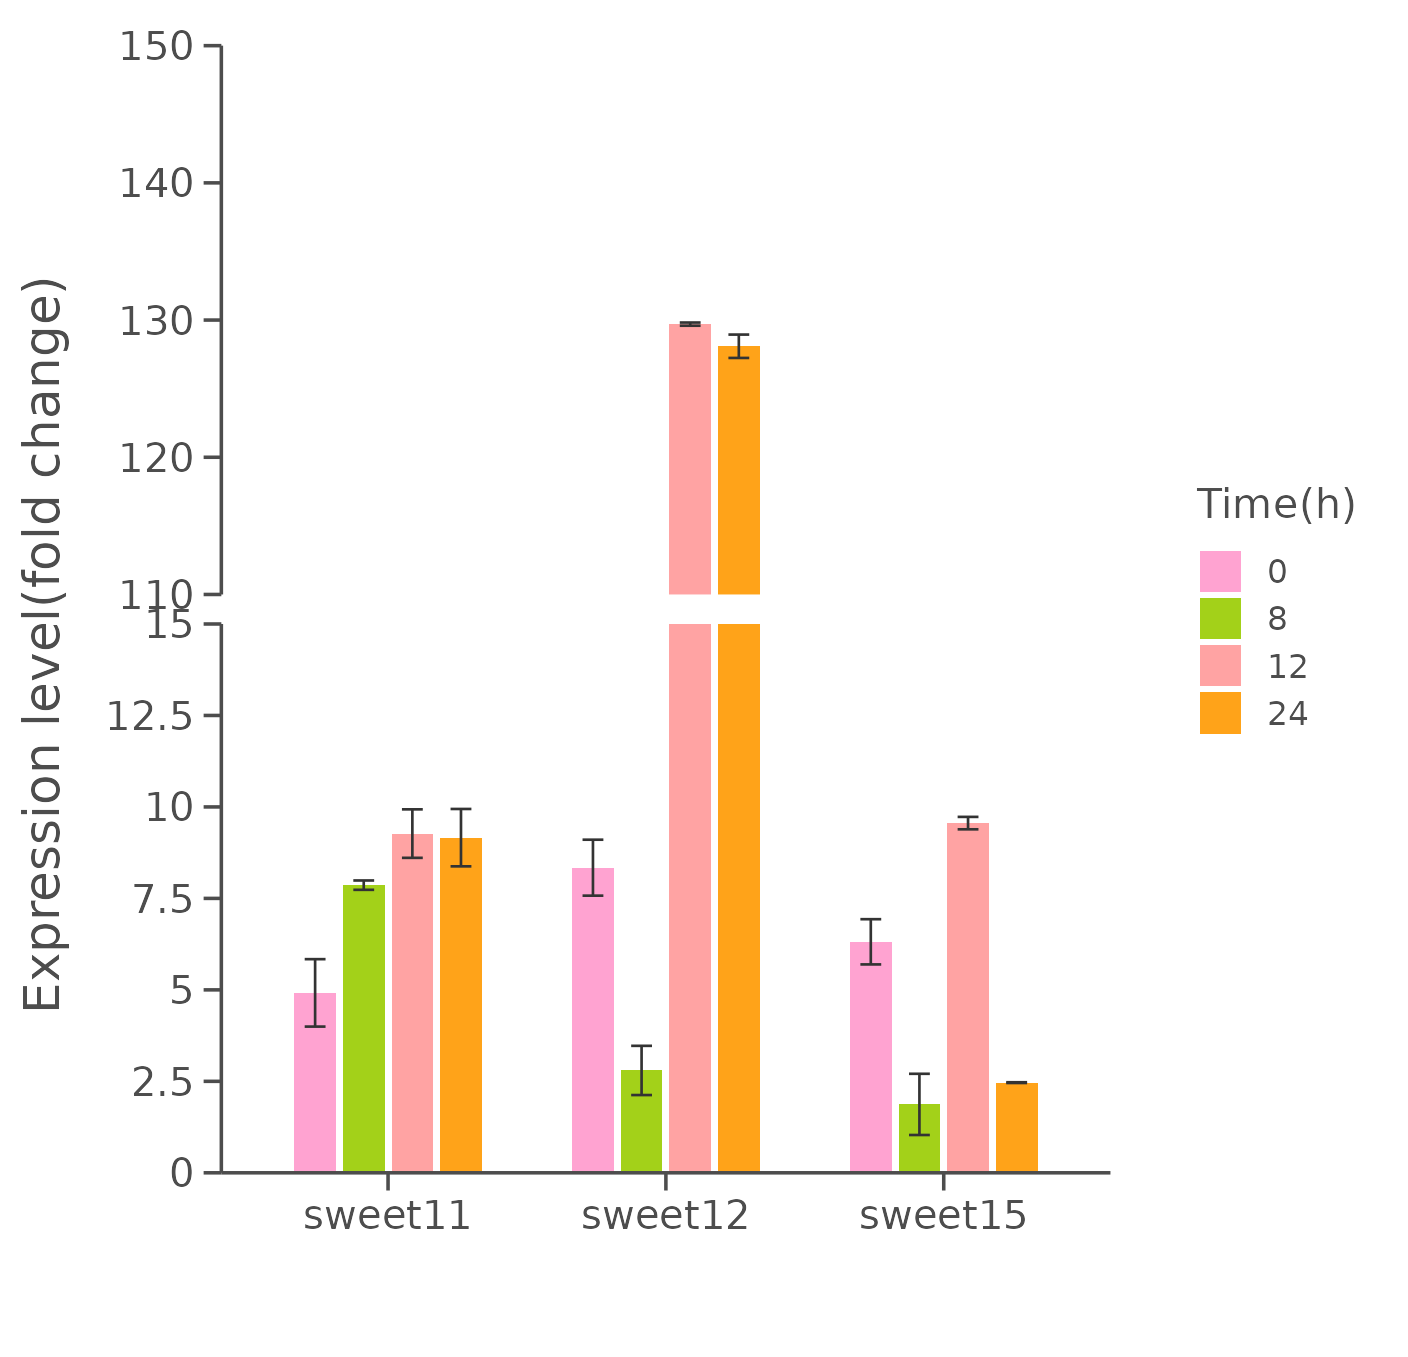

Here is the R script that generated this plot:
# https://zhuanlan.zhihu.com/p/451974211

rm(list=ls())

genes <- c(rep(paste0("sweet","11"),4), rep(paste0("sweet","12"),4),rep(paste0("sweet","15"),4))
time_h <- rep(c(0,8,12,24), 3)
exp_mean <- runif(12, min = 1, max = 10)
se <- runif(12, 0, 1)

exp_mean[c(7,8)] <- runif(2, min = 120, max = 150)

dt <- data.frame(Gene=genes, Time_h = time_h, Exp_mean = exp_mean, SE = se)

library("ggplot2")
library("ggbreak")
#使用ggplot2绘制柱状图；
#factor()用于将数据从连续型转为离散型（或者称为“因子型”、“分类变量”）;
#"dodge"使组内的柱子“肩并肩”显示；
p<-ggplot(dt,aes(x=Gene,y=Exp_mean,fill=factor(Time_h)))
p1 <- p+geom_bar(position = "dodge",stat = "identity")
p1

#上图柱子间没有间隙,这里将利用position_dodge()增加柱子间隙，
#width参数可更改柱子宽度，dodge()的数值比宽度稍大一点就有了空隙;
#添加误差线，position_dodge(0.6)的数值要与上一步一致，以保持相对于柱子居中;
p2 <- p+geom_bar(position =position_dodge(0.7),
                 width = 0.6,stat = "identity")+
  geom_errorbar(aes(ymin=Exp_mean-SE,ymax=Exp_mean+SE),
                position=position_dodge(0.7),width=0.3,
                colour="gray20",size=0.3)+
  labs(fill = "Time(h)", x = "",
       y = "Expression level(fold change)")
p2

#自定义半透明颜色；
#调整纵轴范围，使柱子底部“切齐”（无空白）；
mycolor <- c("#FF99CC","#99CC00","#FF9999","#FF9900")
p3 <- p2 + scale_fill_manual(values=ggplot2::alpha(mycolor,0.9))+
  scale_y_continuous(limits = c(0, 150),
                     expand=expansion(add = c(0, 5)))
p3

#自定义图表主题，对图表主题做精细调整；
top.mar=0.2
right.mar=0.2
bottom.mar=0.2
left.mar=0.2
#设置图例的位置、大小和样式，并对字体样式、坐标轴的粗细、颜色、刻度长度等进行限定；
##这里通过legend.position将图例置于绘图区域的左上方；
mytheme<-theme_classic()+
  theme(text=element_text(family = "sans",colour ="gray30",size = 12),
        legend.text=element_text(colour ="gray30",size = 8),
        legend.title=element_text(colour ="gray30",size = 10),
        legend.key.size=unit(4,units = "mm"),
        legend.position=c(0.10,0.88),
        axis.line = element_line(size = 0.4,colour = "gray30"),
        axis.ticks = element_line(size = 0.4,colour = "gray30"),
        axis.ticks.length = unit(1.5,units = "mm"),
        plot.margin=unit(x=c(top.mar,right.mar,bottom.mar,left.mar),
                         units="inches"))
#应用自定义主题；
p4 <- p3+mytheme
p4

# 添加截断
#这里为y轴添加“break”；
#注意，这里scale_y_break的expand参数数值会影响“断点”的位置；（前面为了：使柱子底部“切齐”，无空白）
p5 <- p2 + scale_y_break(c(15, 110),scales = "fixed",
                         expand=expansion(add = c(0, 5)))
p5

#令scales = "free"或1，使上下两半部分高度相同；
#使用scale_y_continuous定义“断点”之前的标签；
#使用ticklabels参数自定义“断点”之后的标签；
p6 <- p2 + 
  scale_y_continuous(limits = c(0, 150),
                              breaks = c(0,2.5,5,7.5,10,12.5,15),
                              label = c("0","2.5","5","7.5","10","12.5","15"))+
  scale_y_break(c(15, 110),scales = "free",
                ticklabels=c(110,120,130,140,150),
                expand=expansion(add = c(0, 0)))
p6

#应用自定义颜色和主题；
#可以发现图例仍保持在默认的位置，不支持将图例置于绘图区域；
# 干脆取消移动legend

mytheme<-theme_classic()+
  theme(text=element_text(family = "sans",colour ="gray30",size = 12),
        legend.text=element_text(colour ="gray30",size = 8),
        legend.title=element_text(colour ="gray30",size = 10),
        legend.key.size=unit(4,units = "mm"),
        # legend.position=c(0.10,0.88),
        axis.line = element_line(size = 0.4,colour = "gray30"),
        axis.ticks = element_line(size = 0.4,colour = "gray30"),
        axis.ticks.length = unit(1.5,units = "mm"),
        plot.margin=unit(x=c(top.mar,right.mar,bottom.mar,left.mar),
                         units="inches"))

p7 <- p6+scale_fill_manual(values=ggplot2::alpha(mycolor,0.9))+mytheme+
  # 取消右纵坐标元素
  theme(axis.text.y.right = element_blank(),
        axis.line.y.right = element_blank(),
        axis.ticks.y.right = element_blank())
p7

# 保存
ggsave("04_histogram_with_break.png")

# 导出图片为PDF格式的矢量图
ggsave("04_histogram_with_break.pdf")

# 导出图片为PDF格式的矢量图，使用Ai(Adobe illustrator)进行更多细节的调整，比如移动重叠刻度标签的位置，拉长断点处刻度线的长度（也可旋转一定角度），移动图例的位置、将基因名称改为斜体等